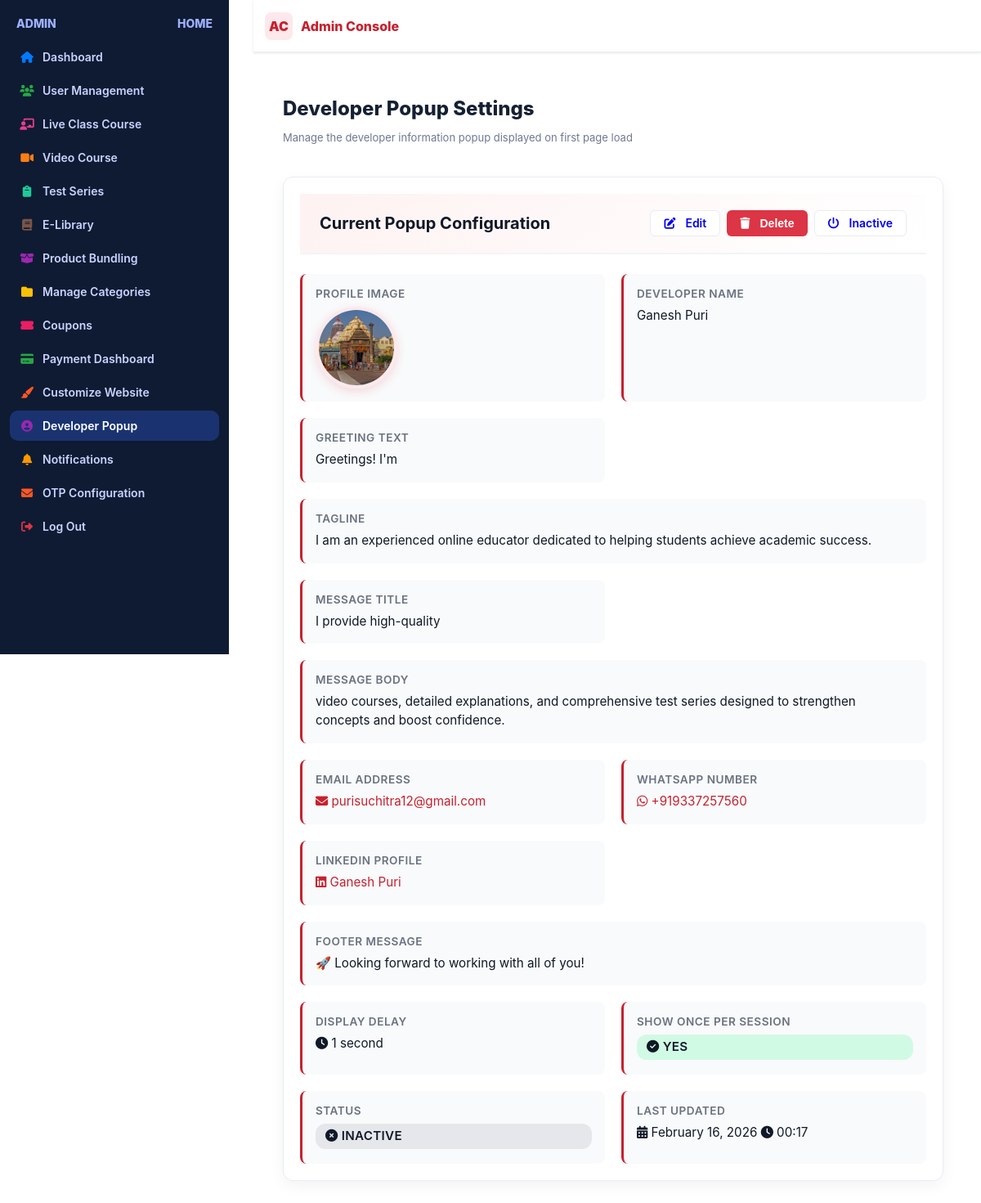
Page /developer-popup/ (signed in) on the committed database.
### adminpanel/models.py (models this page shows, shortened)
class DeveloperPopup(models.Model):
    profile_image = models.ImageField(
        upload_to='developer/',
        blank=True,
        null=True,
        validators=[FileExtensionValidator(allowed_extensions=['jpg', 'jpeg', 'png', 'webp'])],
        help_text="Developer profile image. Recommended: 300x300px, max 1MB"
    )
    greeting_text = models.CharField(
        max_length=100,
        default="Greetings! I'm",
        help_text="Greeting message before developer name"
    )
    developer_name = models.CharField(
        max_length=200,
        help_text="Full name of the developer"
    )
    tagline = models.TextField(
        max_length=500,
        help_text="Brief description/tagline about the developer (max 500 characters)"
    )
    message_title = models.CharField(
        max_length=200,
        default="I design professional websites!",
        help_text="Bold message title"
    )
    message_body = models.TextField(
        help_text="Main message body text"
    )
    email = models.EmailField(
        help_text="Developer email address"
    )
    phone_validator = RegexValidator(
        regex=r'^\+?1?\d{9,15}$',
        message="Phone number must be entered in the format: '+999999999'. Up to 15 digits allowed."
    )
    whatsapp_number = models.CharField(
        validators=[phone_validator],
        max_length=17,
        help_text="WhatsApp number with country code (e.g., 917905817391)"
    )
    linkedin_url = models.URLField(
        blank=True,
        null=True,
        help_text="Full LinkedIn profile URL"
    )
    linkedin_display_text = models.CharField(
        max_length=200,
        default="Rudra Narayan Tiwari",
        help_text="Text to display for LinkedIn link"
    )
    footer_message = models.CharField(
        max_length=300,
        default="🚀 Looking forward to working with all of you!",
        help_text="Footer message displayed at bottom of popup"
    )
    is_active = models.BooleanField(
        default=True,
        help_text="Show/hide the popup on website"
    )
    delay_seconds = models.PositiveIntegerField(
        default=1,
        help_text="Delay in seconds before showing popup (default: 1 second)"
    )
    show_once_per_session = models.BooleanField(
        default=True,
        help_text="Show popup only once per browser session"
    )
    created_at = models.DateTimeField(auto_now_add=True)
    updated_at = models.DateTimeField(auto_now=True)
    class Meta:
        verbose_name = "Developer Popup"
        verbose_name_plural = "Developer Popup Settings"
        ordering = ['-updated_at']

### adminpanel/views.py (the view)
# urls.py: path('developer-popup/', views.developer_popup_manage, name='developer_popup_manage'),
@login_required
def developer_popup_manage(request):
    popup = DeveloperPopup.objects.first()
    context = {
        'popup': popup,
    }
    return render(request, 'developer_popup_manage.html', context)

### adminpanel/context_processors.py (called while the page is built)
def navbar_settings(request):
    try:
        settings = NavbarSettings.objects.filter(is_active=True).first()
        if not settings:
            settings = NavbarSettings.objects.create()
        return {'navbar_settings': settings}
    except Exception as e:
        print(f"Error in navbar_settings context processor: {e}")
        return {'navbar_settings': None}

def footer_settings(request):
    try:
        settings = FooterSettings.objects.filter(is_active=True).first()
        footer_links = FooterLink.objects.filter(is_active=True)
        footer_legal_links = FooterLegalLink.objects.filter(is_active=True)
        if not settings:
            settings = FooterSettings.objects.create()
        return {
            'footer_settings': settings,
            'footer_links': footer_links,
            'footer_legal_links': footer_legal_links,
        }
    except Exception as e:
        print(f"Error in footer_settings context processor: {e}")
        return {
            'footer_settings': None,
            'footer_links': [],
            'footer_legal_links': [],
        }

### base/templatetags/navbar_tags.py (called while the page is built)
@register.simple_tag
def get_favicon_url():
    try:
        settings = NavbarSettings.objects.first()
        if settings and settings.favicon:
            return settings.favicon.url
        return None
    except:
        return None

### video_courses/context_processors.py (called while the page is built)
def categories_context(request):
    categories = Category.objects.all()
    return {
        'navbar_categories': categories
    }

### adminpanel/templates/developer_popup_manage.html (shortened to what this page needs)
{% extends "admin_dashboard.html" %}
{% load static %}
{% block content %}
<div class="wrapper">
    <h1 class="h1">Developer Popup Settings</h1>
    <p class="small">Manage the developer information popup displayed on first page load</p>
    {% if popup %}
    <div class="panel">
        <div class="panel-header">
            <h2 class="panel-title">Current Popup Configuration</h2>
            <div class="panel-actions">
                <a href="{% url 'developer_popup_edit' popup.pk %}" class="btn btn-sm">
                    <i class="fas fa-edit"></i> Edit
                </a>
                <button
                    onclick="if(confirm('Are you sure you want to delete this popup?')) window.location.href='{% url 'developer_popup_delete' popup.pk %}'"
                    class="btn btn-sm btn-danger">
                    <i class="fas fa-trash"></i> Delete
                </button>
                <a href="{% url 'developer_popup_toggle_status' popup.pk %}"
                   class="btn btn-sm {% if popup.is_active %}btn-success{% else %}btn-secondary{% endif %}">
                    <i class="fas fa-power-off"></i>
                    {% if popup.is_active %}Active{% else %}Inactive{% endif %}
                </a>
            </div>
        </div>
        <div class="info-grid">
            <div class="info-item">
                <label>Profile Image</label>
                <div class="profile-image-container">
                    {% if popup.profile_image %}
                        <img src="{{ popup.profile_image.url }}" alt="{{ popup.developer_name }}"
                             class="profile-image-preview">
                    {% else %}
                        <span class="badge badge-secondary">No image uploaded</span>
                    {% endif %}
                </div>
            </div>
            <div class="info-item">
                <label>Developer Name</label>
                <span>{{ popup.developer_name }}</span>
            </div>
            <div class="info-item">
                <label>Greeting Text</label>
                <span>{{ popup.greeting_text }}</span>
            </div>
            <div class="info-item full-width">
                <label>Tagline</label>
                <span>{{ popup.tagline }}</span>
            </div>
            <div class="info-item">
                <label>Message Title</label>
                <span>{{ popup.message_title }}</span>
            </div>
            <div class="info-item full-width">
                <label>Message Body</label>
                <span>{{ popup.message_body }}</span>
            </div>
            <div class="info-item">
                <label>Email Address</label>
                <span><a href="mailto:{{ popup.email }}"><i class="fas fa-envelope"></i> {{ popup.email }}</a></span>
            </div>
            <div class="info-item">
                <label>WhatsApp Number</label>
                <span><a href="https://wa.me/{{ popup.whatsapp_number }}" target="_blank"><i class="fab fa-whatsapp"></i> +{{ popup.whatsapp_number }}</a></span>
            </div>
            {% if popup.linkedin_url %}
            <div class="info-item">
                <label>LinkedIn Profile</label>
                <span><a href="{{ popup.linkedin_url }}" target="_blank"><i class="fab fa-linkedin"></i> {{ popup.linkedin_display_text }}</a></span>
            </div>
            {% endif %}
            <div class="info-item full-width">
                <label>Footer Message</label>
                <span>{{ popup.footer_message }}</span>
            </div>
            <div class="info-item">
                <label>Display Delay</label>
                <span><i class="fas fa-clock"></i> {{ popup.delay_seconds }} second{{ popup.delay_seconds|pluralize }}</span>
            </div>
            <div class="info-item">
                <label>Show Once Per Session</label>
                <span class="badge {% if popup.show_once_per_session %}badge-success{% else %}badge-secondary{% endif %}">
                    {% if popup.show_once_per_session %}
                        <i class="fas fa-check-circle"></i> Yes
                    {% else %}
                        <i class="fas fa-times-circle"></i> No
                    {% endif %}
                </span>
            </div>
            <div class="info-item">
                <label>Status</label>
                <span class="badge {% if popup.is_active %}badge-success{% else %}badge-secondary{% endif %}">
                    {% if popup.is_active %}
                        <i class="fas fa-check-circle"></i> Active
                    {% else %}
                        <i class="fas fa-times-circle"></i> Inactive
                    {% endif %}
                </span>
            </div>
            <div class="info-item">
                <label>Last Updated</label>
                <span><i class="fas fa-calendar-alt"></i> {{ popup.updated_at|date:"F d, Y" }} <i class="fas fa-clock"></i> {{ popup.updated_at|date:"H:i" }}</span>
            </div>
        </div>
    </div>
    {% endif %}
</div>
{% endblock %}

### adminpanel/templates/admin_dashboard.html (style rules this page uses)
html, body { width: 100%; height: 100%; margin: 0; padding: 0; background: #ffffff; }
:root { --admin-bg: #ffffff; --admin-panel: #ffffff; --admin-panel-2: #fafbff; --admin-border: #e9ecf3; --admin-muted: #707793; --admin-text: #162033; --admin-primary: #c7212f; --admin-primary-600: #ad1830; --admin-primary-100: #fde8eb; --admin-accent: #2d65f2; --admin-success: #16a34a; --admin-warning: #f59e0b; --admin-danger: #dc2626; --admin-card-shadow: 0 6px 18px rgba(16,24,40,0.05); --admin-radius: 14px; --admin-radius-sm: 10px; --admin-ring: 0 0 0 3px rgba(199,33,47,.2); --input-border: #d1d5db; --input-border-focus: #c7212f; --input-bg: #ffffff; }
html, body { height: auto !important; overflow-y: auto !important; scroll-behavior: smooth; }
.badge { display: inline-block; padding: 6px 12px; border-radius: 12px; font-size: 11px; font-weight: 600; background: #e3f2fd; color: #1976d2; margin: 2px 0; }
* { box-sizing: border-box; }
body { margin: 0; font-family: 'Inter', system-ui, -apple-system, Segoe UI, Roboto, Arial, sans-serif; background: var(--admin-bg); color: var(--admin-text); }
.wrapper { max-width: 1200px; margin: 24px auto; padding: 0 16px; min-height: auto; }
.h1 { font-size: 24px; font-weight: 800; margin: 0 0 6px; }
.small { color: var(--admin-muted); font-size: 13px; margin-bottom: 12px; }
.panel { background: var(--admin-panel); border: 1px solid var(--admin-border); border-radius: 12px; box-shadow: var(--admin-card-shadow); padding: 20px; margin-top: 20px; }
.panel-title { font-size: 18px; font-weight: 700; margin: 0 0 16px 0; color: var(--admin-text); }
label { font-size: 13px; color: #374151; display: block; margin-bottom: 6px; font-weight: 500; }
.btn { border: 1px solid var(--admin-border); background: #fff; border-radius: 8px; padding: 8px 12px; cursor: pointer; font-weight: 600; font-size: 13px; text-decoration: none; display: inline-flex; align-items: center; justify-content: center; gap: 6px; line-height: 1; vertical-align: middle; transition: all 0.2s ease; }
.btn-danger { background: #dc2626; color: #fff; border-color: transparent; }

### adminpanel/templates/developer_popup_manage.html (style rules this page uses)
.info-grid { display: grid; grid-template-columns: repeat(auto-fit, minmax(300px, 1fr)); gap: 20px; margin-top: 24px; }
.info-item { background: #f9fafb; padding: 16px; border-radius: 8px; border-left: 3px solid #c7212f; transition: all 0.2s ease; }
.info-item label { display: block; font-size: 0.85rem; font-weight: 600; color: #6b7280; text-transform: uppercase; letter-spacing: 0.5px; margin-bottom: 8px; }
.info-item span { display: block; font-size: 0.95rem; color: #111827; line-height: 1.5; }
.info-item a { color: #c7212f; text-decoration: none; transition: color 0.2s ease; }
.profile-image-container { display: flex; align-items: center; gap: 12px; }
.profile-image-preview { width: 100px; height: 100px; border-radius: 50%; object-fit: cover; border: 4px solid #fde8ec; box-shadow: 0 4px 12px rgba(199, 33, 47, 0.15); }
.badge { display: inline-block; padding: 4px 12px; border-radius: 12px; font-size: 0.85rem; font-weight: 600; text-transform: uppercase; letter-spacing: 0.3px; }
.badge-success { background: #d1fae5; color: #065f46; }
.badge-secondary { background: #e5e7eb; color: #6b7280; }
.panel-header { display: flex; justify-content: space-between; align-items: center; padding: 20px 24px; border-bottom: 2px solid #f3f4f6; background: linear-gradient(135deg, #fef2f2 0%, #ffffff 100%); }
.panel-title { font-size: 1.25rem; font-weight: 700; color: #111827; margin: 0; }
.panel-actions { display: flex; gap: 8px; flex-wrap: wrap; }
.btn-sm { padding: 8px 16px; font-size: 0.875rem; border-radius: 6px; font-weight: 600; transition: all 0.2s ease; }
.btn-sm i { margin-right: 6px; }
.btn-danger { background: #dc3545; color: white; border: none; }
.info-item.full-width { grid-column: 1 / -1; }
.info-item.full-width span { max-width: 100%; word-wrap: break-word; }

### rows in the picture
DeveloperPopup: profile_image (picture), developer_name "Ganesh Puri", greeting_text "Greetings! I'm", tagline "I am an experienced online educator dedicated to helping students achieve academic success.", message_title "I provide high-quality", message_body "video courses, detailed explanations, and comprehensive test series designed to strengthen concepts and boost confidence.", email "purisuchitra12@gmail.com", whatsapp_number "919337257560", linkedin_display_text "Ganesh Puri", footer_message "🚀 Looking forward to working with all of you!", delay_seconds "1", updated_at "February 16, 2026", updated_at "00:17"
